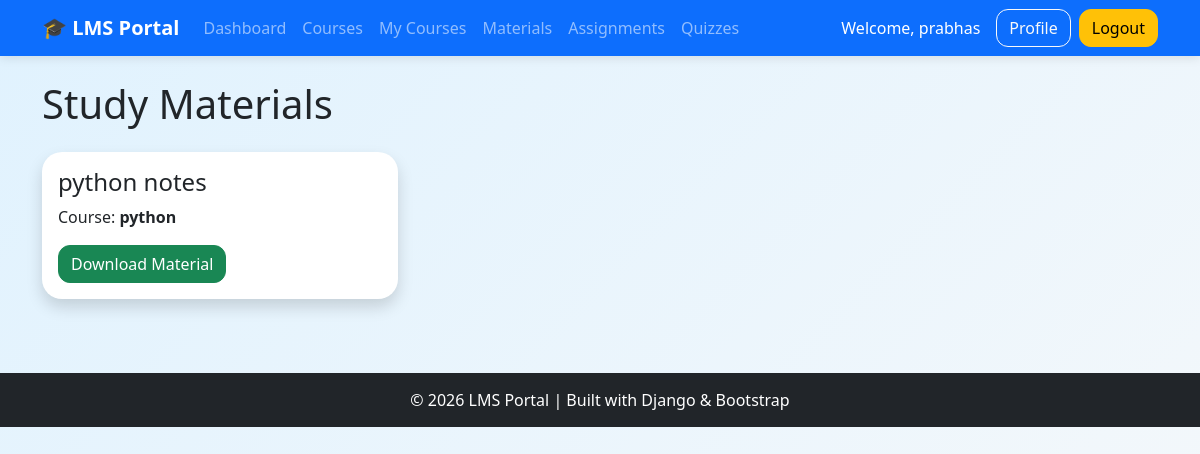
Page /study-materials/ (signed in) on the earlier database version.
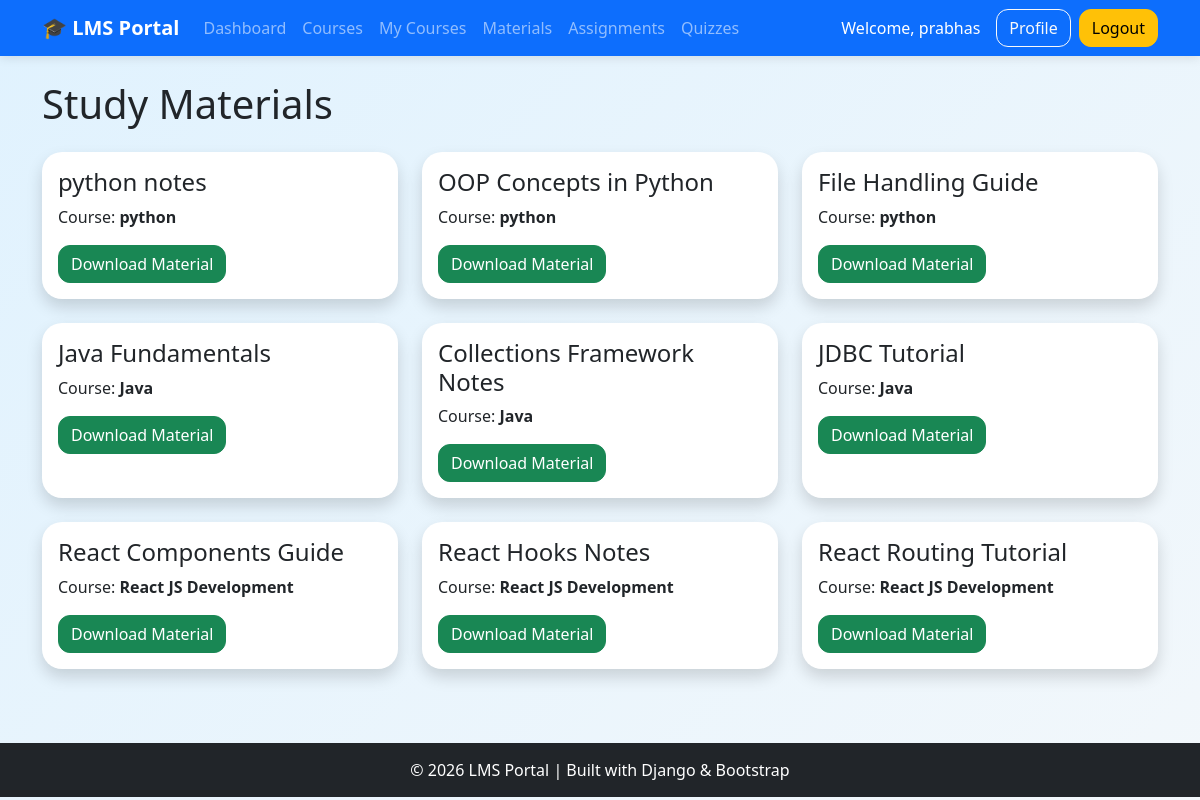
Same page on the later database version.
### lms/models.py (models this page shows, shortened)
class StudyMaterial(models.Model):
    course = models.ForeignKey(Course, on_delete=models.CASCADE)
    title = models.CharField(max_length=200)
    file = models.FileField(upload_to='study_materials/')

class Course(models.Model):
    title = models.CharField(max_length=200)
    description = models.TextField()

### lms/views.py (the view)
# urls.py: path('study-materials/', views.study_materials, name='study_materials'),
@login_required
def study_materials(request):
    materials = StudyMaterial.objects.all()
    return render(
        request,
        'study_materials.html',
        {'materials': materials}
    )

### lms/templates/study_materials.html
{% extends 'base.html' %}
{% block content %}
<h1 class="mb-4">Study Materials</h1>
<div class="row">
{% for material in materials %}
<div class="col-md-4 mb-4">
    <div class="card shadow h-100">
        <div class="card-body">
            <h4>{{ material.title }}</h4>
            <p>
                Course:
                <strong>{{ material.course.title }}</strong>
            </p>
            <a href="{{ material.file.url }}"
               class="btn btn-success"
               target="_blank">
                Download Material
            </a>
        </div>
    </div>
</div>
{% empty %}
<div class="alert alert-warning">
    No study materials available.
</div>
{% endfor %}
</div>
{% endblock %}

### lms/templates/base.html (shortened to what this page needs)
<!DOCTYPE html>
<html>
<head>
    <link href="https://cdn.jsdelivr.net/npm/bootstrap@5.3.3/dist/css/bootstrap.min.css"
          rel="stylesheet">
</head>
<body>
<nav class="navbar navbar-expand-lg navbar-dark bg-primary">
    <div class="container">
        <a class="navbar-brand fw-bold" href="/">
            🎓 LMS Portal
        </a>
        <div class="collapse navbar-collapse"
             id="navbarNav">
            <ul class="navbar-nav me-auto">
                <li class="nav-item">
                    <a class="nav-link" href="/dashboard/">
                        Dashboard
                    </a>
                </li>
                <li class="nav-item">
                    <a class="nav-link" href="/courses/">
                        Courses
                    </a>
                </li>
                <li class="nav-item">
                    <a class="nav-link" href="/my-courses/">
                        My Courses
                    </a>
                </li>
                <li class="nav-item">
                    <a class="nav-link" href="/study-materials/">
                        Materials
                    </a>
                </li>
                <li class="nav-item">
                    <a class="nav-link" href="/assignments/">
                        Assignments
                    </a>
                </li>
                <li class="nav-item">
                    <a class="nav-link" href="/quizzes/">
                        Quizzes
                    </a>
                </li>
            </ul>
           {% if user.is_authenticated %}
    <span class="text-white me-3">
        Welcome, {{ user.username }}
    </span>
    <a class="btn btn-outline-light me-2"
       href="/profile/">
        Profile
    </a>
    <a class="btn btn-warning"
       href="{% url 'logout' %}">
        Logout
    </a>
{% endif %}
        </div>
    </div>
</nav>
<div class="container mt-4">
    {% block content %}
    {% endblock %}
</div>
<div class="footer">
    © 2026 LMS Portal | Built with Django & Bootstrap
</div>
</body>
</html>

### lms/templates/base.html (style rules this page uses)
body { background: linear-gradient( -45deg, #f8f9fa, #eef2ff, #f8f9fa, #e0f2fe ); background-size: 400% 400%; animation: gradientMove 15s ease infinite; }
.card { border-radius:20px; }
.btn { border-radius:12px; }
.navbar { box-shadow:0 2px 10px rgba(0,0,0,0.1); }
.footer { background:#212529; color:white; padding:15px; text-align:center; margin-top:50px; }
.card { transition: all 0.3s ease; border: none; animation: fadeInUp 0.8s ease; }
.bg-primary { animation: slideDown 1s ease; }
.btn { transition: all 0.3s ease; }
.nav-link { transition:0.3s; }

Differences in the rows shown:
added StudyMaterial: title "OOP Concepts in Python", course "python"
added StudyMaterial: title "File Handling Guide", course "python"
added StudyMaterial: title "Java Fundamentals", course "Java"
added StudyMaterial: title "Collections Framework Notes", course "Java"
added StudyMaterial: title "JDBC Tutorial", course "Java"
added StudyMaterial: title "React Components Guide", course "React JS Development"
added StudyMaterial: title "React Hooks Notes", course "React JS Development"
added StudyMaterial: title "React Routing Tutorial", course "React JS Development"
